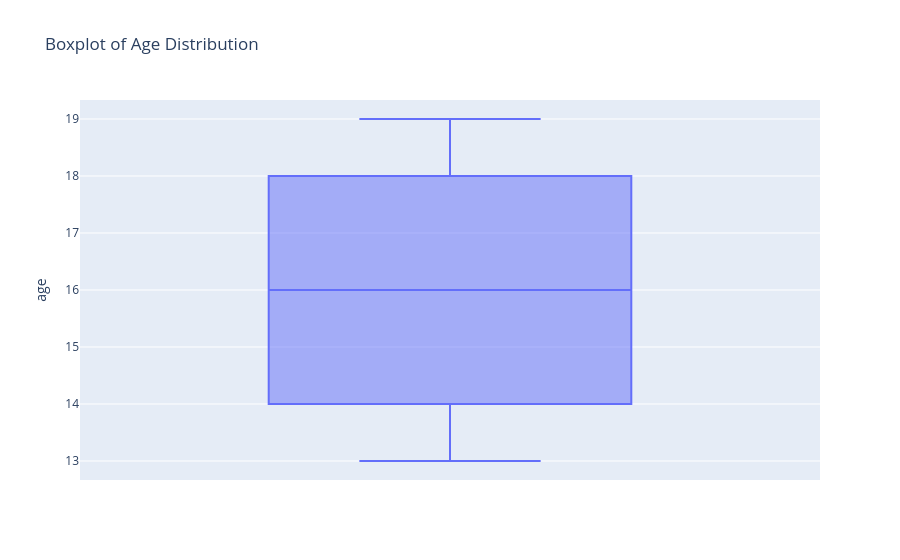

Notebook code for this chart:
### Code cell
# create a boxplot of the age distribution
fig = (px.box(age, y="age", title="Boxplot of Age Distribution"))
fig.show()

### Figure 1 — Plotly figure (JSON) as saved in the notebook; plotly's stock layout.template omitted (floating-point values rounded to 4 significant figures; data arrays with more than 128 entries replaced by an {"elided": "..."} marker saying what was removed)
{"data": [{"alignmentgroup": "True", "hovertemplate": "age=%{y}<extra></extra>", "legendgroup": "", "marker": {"color": "#636efa"}, "name": "", "notched": false, "offsetgroup": "", "orientation": "v", "showlegend": false, "type": "box", "x0": " ", "xaxis": "x", "y": {"elided": "1169 int values"}, "y0": " ", "yaxis": "y"}], "layout": {"boxmode": "group", "legend": {"tracegroupgap": 0}, "title": {"text": "Boxplot of Age Distribution"}, "xaxis": {"anchor": "y", "domain": [0, 1]}, "yaxis": {"anchor": "x", "domain": [0, 1], "title": {"text": "age"}}}}
